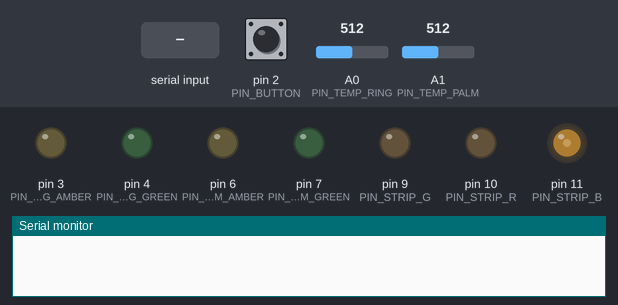
A sketch run on a simulated Arduino Uno, built with avr-gcc and run on an emulated ATmega328P. Shown: output pins drawn as LEDs (lit = HIGH), the last lines printed to the serial monitor. The test bench sets the inputs (shaded band); at power-on: A0 (PIN_TEMP_RING) = 512, A1 (PIN_TEMP_PALM) = 512, pin 2 (PIN_BUTTON) HIGH.

Above: at 1.25 s.
1.3 s: "S" received over Serial
At 2.0 s:
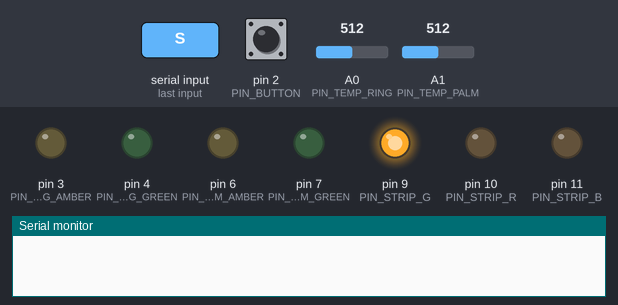
2.8 s: "0" received over Serial
At 2.95 s:
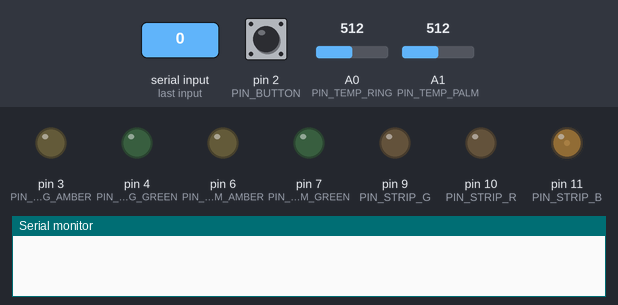
5.8 s: "B" received over Serial
At 5.98 s:
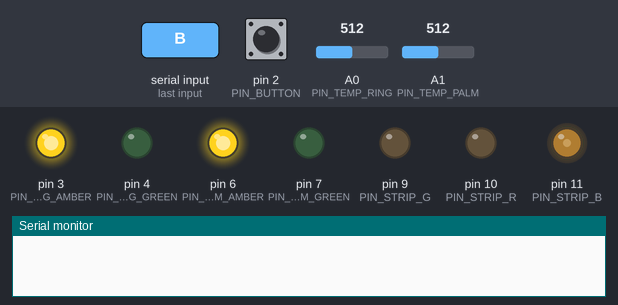
8.8 s: A0 (PIN_TEMP_RING) set to 545
At 9.31 s:
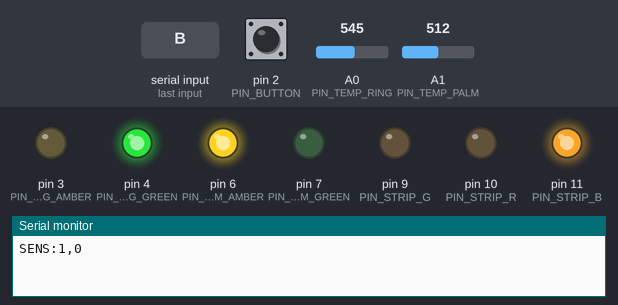
11.8 s: A1 (PIN_TEMP_PALM) set to 552
At 12.36 s:
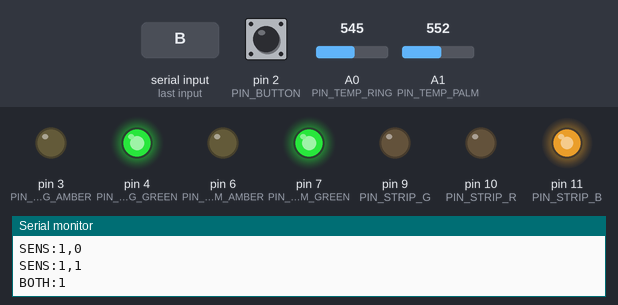
14.8 s: A0 (PIN_TEMP_RING) set to 511
At 15.41 s:
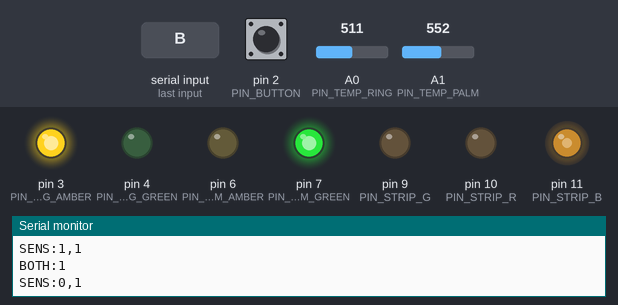
Timing chart, 0 to 18.8 s (numbered marks = the images above; inputs shaded):
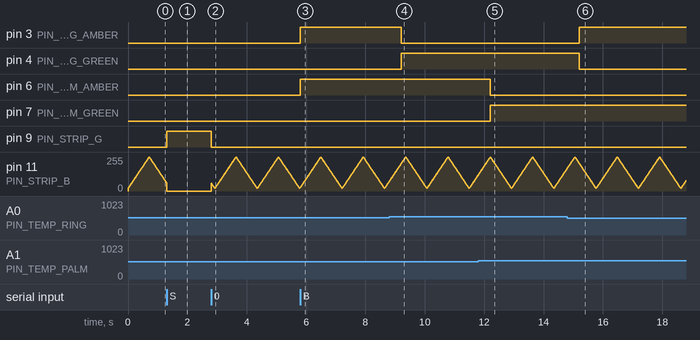

The sketch:

continuum_scan.ino
```cpp
#include <math.h>

// Sensor calibrations
const float TEMP_THRESHOLD_RING_C = 27.0;
const float TEMP_THRESHOLD_PALM_C = 27.0;

// Sensor threshold interval
const unsigned long SENSOR_SETTLE_MS = 400;

// strip light wait interval
const unsigned long SCAN_HOLD_MS = 10000;   // 10 seconds

const bool DEBUG_TEMPS = false;  // true = debug temps for calibration

// Main-strip channel test
// true cycles though RED -> GREEN -> BLUE -> WHITE -> OFF, ~2s each.
// broken channel = color missing from sequence
const bool TEST_CHANNELS = false;

// Pad LED test.
// Set true to cycle the four pad LEDs one at a time
const bool TEST_PAD_LEDS = false;

const float THERM_B  = 4275.0;
const float THERM_R0 = 100000.0;

// Pad and Cradle pins
const int PIN_BUTTON = 2;

const int PIN_RING_AMBER = 3;
const int PIN_RING_GREEN = 4;
const int PIN_PALM_AMBER = 6;
const int PIN_PALM_GREEN = 7;

// LED MOSFET pins for the main RGB strip
const int PIN_STRIP_R = 10, PIN_STRIP_G = 9, PIN_STRIP_B = 11;

const int PIN_TEMP_RING = A0;
const int PIN_TEMP_PALM = A1;

//  Pulsating strip state
char stripState = '0';                 // '0' idle, or 'S'/'D'/'R'
unsigned long stripStateSetAt = 0;     // when scan color started
unsigned long lastBreathMillis = 0;
int breathValue = 20;
int breathDirection = 1;

void setStrip(int r, int g, int b) {
  analogWrite(PIN_STRIP_R, r);
  analogWrite(PIN_STRIP_G, g);
  analogWrite(PIN_STRIP_B, b);
}

void updateStrip() {
  // scan color automatically expires after SCAN_HOLD_MS.
  if (stripState != '0' && millis() - stripStateSetAt >= SCAN_HOLD_MS) {
    stripState = '0';
  }

  switch (stripState) {
    // Scan commands send ('S'/'D'/'R') per-tag status to strip
    case 'S': setStrip(0, 255, 0); break;  // sovereign  - green
    case 'D': setStrip(0, 255, 0); break;  // delegated  - green
    case 'R': setStrip(0, 255, 0); break;  // restricted - green
    case '0':
    default: {                                // idle - breathing blue
      unsigned long now = millis();
      if (now - lastBreathMillis > 8) {
        lastBreathMillis = now;
        breathValue += breathDirection * 3;
        if (breathValue >= 255) { breathValue = 255; breathDirection = -1; }
        if (breathValue <= 20)  { breathValue = 20;  breathDirection = 1; }
      }
      setStrip(0, 0, breathValue);
      break;
    }
  }
}

// ---- Pad LEDs HIGH signal lights them, LOW signal turns them off.
bool biometricActive = false;

void padWaiting(int pinAmber, int pinGreen) { // amber on, green off
  digitalWrite(pinAmber, HIGH);
  digitalWrite(pinGreen, LOW);
}

void padConfirmed(int pinAmber, int pinGreen) { // green on, amber off
  digitalWrite(pinAmber, LOW);
  digitalWrite(pinGreen, HIGH);
}

void padOff(int pinAmber, int pinGreen) { // both dark
  digitalWrite(pinAmber, LOW);
  digitalWrite(pinGreen, LOW);
}

// temperature sensing
float readTempC(int pin) {
  int a = analogRead(pin);
  if (a <= 0) return -273.15; // guard against divide-by-zero
  float R = 1023.0 / (float) a - 1.0;
  R = THERM_R0 * R;
  return 1.0 / (log(R / THERM_R0) / THERM_B + 1.0 / 298.15) - 273.15;
}

bool ringOk = false, palmOk = false;
bool ringRaw = false, palmRaw = false;
unsigned long ringRawSince = 0, palmRawSince = 0;
bool bothReported = false;
unsigned long lastSensorPoll = 0;

// "if pad occupied?" check: SENSOR_SETTLE_MS before change.
bool settleSensor(float tempC, float threshold, bool &raw, unsigned long &since, bool current) {
  bool nowRaw = tempC >= threshold;
  if (nowRaw != raw) {
    raw = nowRaw;
    since = millis();
    return current;
  }
  if (nowRaw != current && millis() - since >= SENSOR_SETTLE_MS) {
    return nowRaw;
  }
  return current;
}

void updateSensors() {
  if (millis() - lastSensorPoll < 50) return; // poll at ~20Hz
  lastSensorPoll = millis();

  int ringRawAdc = analogRead(PIN_TEMP_RING);
  int palmRawAdc = analogRead(PIN_TEMP_PALM);
  float ringC = readTempC(PIN_TEMP_RING);
  float palmC = readTempC(PIN_TEMP_PALM);

  // Throttle the debug print
  static unsigned long lastDebugPrint = 0;
  if (DEBUG_TEMPS && millis() - lastDebugPrint >= 250) {
    lastDebugPrint = millis();
    // Raw ADC is printed alongside the temperature
    //   0        -> pin shorted to GND, or sensor not powered
    //   1023     -> pin shorted to 5V, or SIG disconnected from the board
    //   drifting -> pin floating,
    //   ~300-700 -> active reading
    Serial.print("TEMP: ring adc="); Serial.print(ringRawAdc);
    Serial.print(" ("); Serial.print(ringC, 1); Serial.print("C ");
    Serial.print(ringC >= TEMP_THRESHOLD_RING_C ? "OVER" : "under");
    Serial.print(")   palm adc="); Serial.print(palmRawAdc);
    Serial.print(" ("); Serial.print(palmC, 1); Serial.print("C ");
    Serial.print(palmC >= TEMP_THRESHOLD_PALM_C ? "OVER" : "under");
    Serial.println(")");
  }

  bool prevRing = ringOk, prevPalm = palmOk;
  ringOk = settleSensor(ringC, TEMP_THRESHOLD_RING_C, ringRaw, ringRawSince, ringOk);
  palmOk = settleSensor(palmC, TEMP_THRESHOLD_PALM_C, palmRaw, palmRawSince, palmOk);

  if (!biometricActive) return;

  if (ringOk != prevRing || palmOk != prevPalm) {
    Serial.print("SENS:");
    Serial.print(ringOk ? 1 : 0);
    Serial.print(",");
    Serial.println(palmOk ? 1 : 0);
  }

  //  pad sensor lights
  if (ringOk) padConfirmed(PIN_RING_AMBER, PIN_RING_GREEN);
  else        padWaiting(PIN_RING_AMBER, PIN_RING_GREEN);

  if (palmOk) padConfirmed(PIN_PALM_AMBER, PIN_PALM_GREEN);
  else        padWaiting(PIN_PALM_AMBER, PIN_PALM_GREEN);

  if (ringOk && palmOk && !bothReported) {
    bothReported = true;
    Serial.println("BOTH:1");
  }
  if (!(ringOk && palmOk)) bothReported = false;
}

// intervention button
bool lastButtonState = HIGH;
unsigned long lastButtonChange = 0;

void updateButton() {
  bool state = digitalRead(PIN_BUTTON);
  if (state != lastButtonState && millis() - lastButtonChange > 40) {
    lastButtonChange = millis();
    if (lastButtonState == HIGH && state == LOW) {
      Serial.println("BTN:1");
    }
    lastButtonState = state;
  }
}

// Serial in
void handleSerial() {
  while (Serial.available() > 0) {
    char c = Serial.read();
    switch (c) {
      case 'S': case 'D': case 'R':
        stripState = c;
        stripStateSetAt = millis();
        break;
      case '0':
        stripState = '0';
        break;
      case 'B':
        biometricActive = true;
        bothReported = false;
        // Both pads start amber
        padWaiting(PIN_RING_AMBER, PIN_RING_GREEN);
        padWaiting(PIN_PALM_AMBER, PIN_PALM_GREEN);
        break;
      case 'E':
        biometricActive = false;
        padOff(PIN_RING_AMBER, PIN_RING_GREEN);
        padOff(PIN_PALM_AMBER, PIN_PALM_GREEN);
        break;
      default:
        break;   // ignore newlines
    }
  }
}

// test modes

void runChannelTest() {
  const unsigned long STEP_MS = 2000;
  static int step = -1;
  static unsigned long lastStep = 0;

  if (millis() - lastStep < STEP_MS && step >= 0) return;
  lastStep = millis();
  step = (step + 1) % 5;

  switch (step) {
    case 0: setStrip(255, 0, 0);     Serial.println("TEST: RED");               break;
    case 1: setStrip(0, 255, 0);     Serial.println("TEST: GREEN");             break;
    case 2: setStrip(0, 0, 255);     Serial.println("TEST: BLUE");              break;
    case 3: setStrip(255, 255, 255); Serial.println("TEST: WHITE (all three)"); break;
    case 4: setStrip(0, 0, 0);       Serial.println("TEST: OFF");               break;
  }
}

void runPadLedTest() {
  const unsigned long STEP_MS = 1500;
  static int step = -1;
  static unsigned long lastStep = 0;

  if (millis() - lastStep < STEP_MS && step >= 0) return;
  lastStep = millis();
  step = (step + 1) % 5;

  padOff(PIN_RING_AMBER, PIN_RING_GREEN);
  padOff(PIN_PALM_AMBER, PIN_PALM_GREEN);

  switch (step) {
    case 0: digitalWrite(PIN_RING_AMBER, HIGH); Serial.println("TEST: ring AMBER (D3)"); break;
    case 1: digitalWrite(PIN_RING_GREEN, HIGH); Serial.println("TEST: ring GREEN (D4)"); break;
    case 2: digitalWrite(PIN_PALM_AMBER, HIGH); Serial.println("TEST: palm AMBER (D6)"); break;
    case 3: digitalWrite(PIN_PALM_GREEN, HIGH); Serial.println("TEST: palm GREEN (D7)"); break;
    case 4:                                     Serial.println("TEST: all pad LEDs OFF"); break;
  }
}

// Setup / loop

void setup() {
  Serial.begin(9600);

  pinMode(PIN_STRIP_R, OUTPUT);
  pinMode(PIN_STRIP_G, OUTPUT);
  pinMode(PIN_STRIP_B, OUTPUT);

  int padPins[] = { PIN_RING_AMBER, PIN_RING_GREEN,
                    PIN_PALM_AMBER, PIN_PALM_GREEN };
  for (int i = 0; i < 4; i++) pinMode(padPins[i], OUTPUT);

  pinMode(PIN_BUTTON, INPUT_PULLUP);

  padOff(PIN_RING_AMBER, PIN_RING_GREEN);
  padOff(PIN_PALM_AMBER, PIN_PALM_GREEN);
  setStrip(0, 0, 255);
}

void loop() {
  if (TEST_CHANNELS) { runChannelTest(); return; }
  if (TEST_PAD_LEDS) { runPadLedTest(); return; }

  handleSerial();
  updateStrip();
  updateSensors();
  updateButton();
}
```

Measured:
- the behaviour switches between 535 and 536 on A0 (PIN_TEMP_RING) (found by bisection; images 3 and 4)
- the behaviour switches between 535 and 536 on A1 (PIN_TEMP_PALM) (found by bisection; images 4 and 5)
- after the input at 1.3 s, pin 9 (PIN_STRIP_G): LOW → HIGH at once
- after the input at 5.8 s, pin 3 (PIN_RING_AMBER), pin 6 (PIN_PALM_AMBER): LOW → HIGH at once
- after the input at 8.8 s, pin 3 (PIN_RING_AMBER): HIGH → LOW after 0.41 s; pin 4 (PIN_RING_GREEN): LOW → HIGH after 0.41 s
- after the input at 11.8 s, pin 6 (PIN_PALM_AMBER): HIGH → LOW after 0.41 s; pin 7 (PIN_PALM_GREEN): LOW → HIGH after 0.41 s
- after the input at 14.8 s, pin 3 (PIN_RING_AMBER): LOW → HIGH after 0.41 s; pin 4 (PIN_RING_GREEN): HIGH → LOW after 0.41 s
